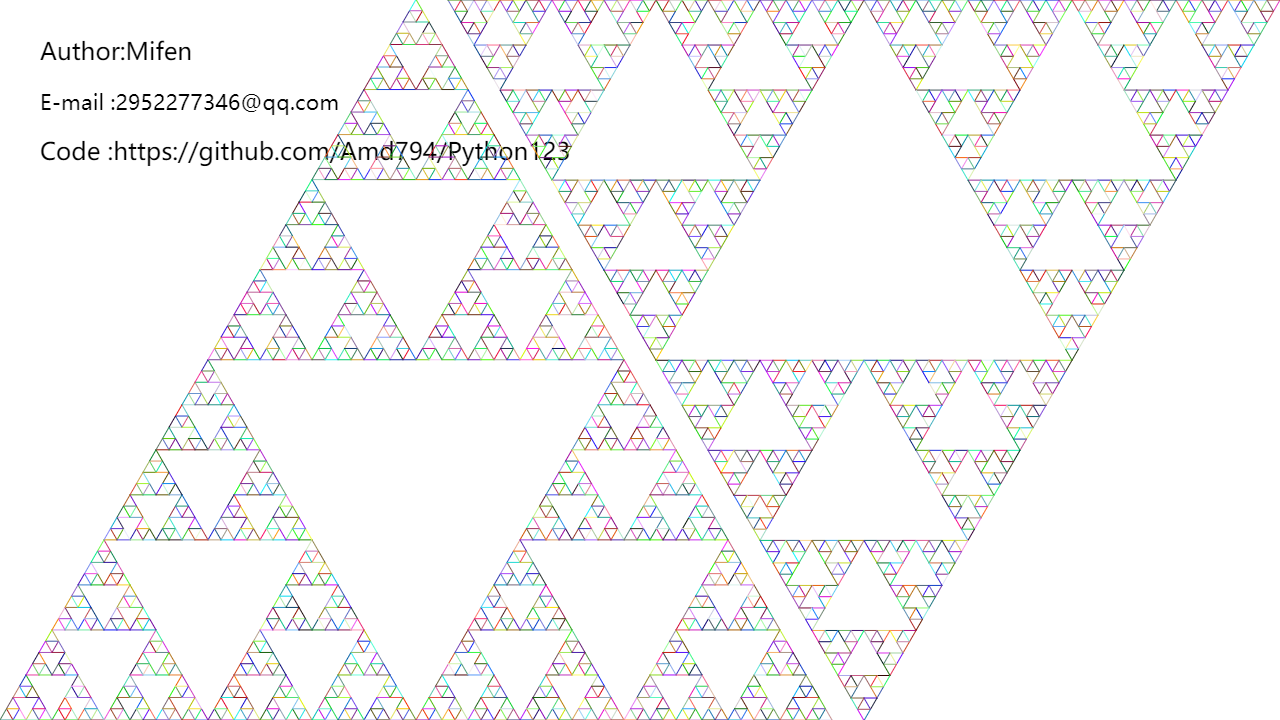

Write Python code to recreate this figure.
# -*- coding: utf-8 -*-
# Time    : 2019/4/5 22:14
# Author  : Mifen
# Email   : 2952277346@qq.com
# Github  : https://github.com/Amd794


from turtle import *
length = 13
angle = -120
setup(1280,720)
up()
color("#262626;")
goto(-600,300)
write('Author:Mifen',font=("微软雅黑", 18))
goto(-600,250)
write('E-mail :2952277346@qq.com',font=("微软雅黑", 16))
goto(-600, 200)
write('Code :https://github.com/Amd794/Python123', font=("微软雅黑", 18))
goto(-640,-360)
# home()
down()
def draw_path(path):
    for symbol in path:
        if symbol == 'A' or symbol == 'B':
            import random
            colormode(255)
            color(random.randint(0,255),random.randint(0,255),random.randint(0,255))
            forward(length)
        elif symbol == '-':
            right(angle)
        elif symbol == '+':
            left(angle)
    ht()

def apply_rules(path,rules):
    lit = [_ for _ in path]
    for i in range(len(lit)):
        symbol = lit[i]
        if symbol in rules:
            lit[i] = rules[symbol]
    path = ''.join(lit)
    return path


rules = {
    'A':'A-B+A+B-A',
    'B':'BB'
}
path = 'A-B-B'
speed(0)
for i in range(6):
    path = apply_rules(path,rules)
draw_path(path)
angle = 120
up()
goto(640,360)
down()
draw_path(path)
# for i in range(5):
#     goto(-640+100*i,-350)
#     draw_path(path)
